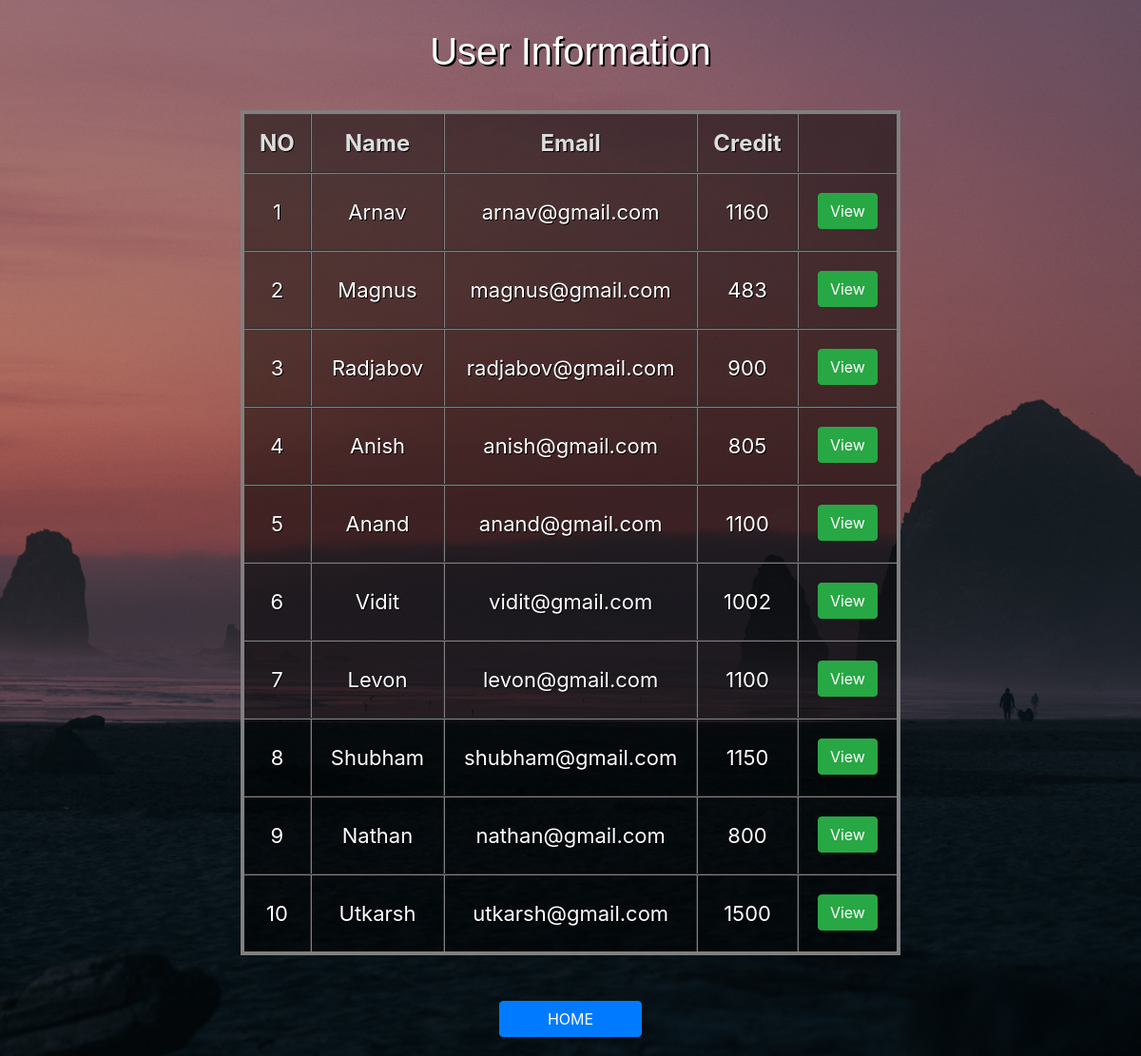
The app's page /getdetail.php with its own data.
### tables this page shows
CREATE TABLE `users` (
  `sno` int(4) NOT NULL,
  `name` varchar(100) NOT NULL,
  `email` varchar(22) NOT NULL,
  `amount` int(100) NOT NULL
);

### getdetail.php (the view, shortened to what this page needs)
<?php
$con=mysqli_connect('localhost','root','','banking_system');
$q="select * from users ";
$result=mysqli_query($con,$q);
?>
<html>
<head>
  <link rel="stylesheet" href="https://cdn.jsdelivr.net/npm/bootstrap@4.5.3/dist/css/bootstrap.min.css">
</head>
<body>
<div class="container">
    <div class="overlay">
	<h1 style="color:#fff;text-shadow: 2px 2px black;">User Information</h1>
    <table class="flat-table-1">
		<thead>
			<th>NO</th>
			<th>Name</th>
			<th>Email</th>
			<th>Credit</th>
			<th></th>
		</thead>
		<tbody>
		<tr>
			<?php
				$row=mysqli_fetch_array($result);
			?>
			<td> 1</td>
			<td><?php echo  $row["name"]; ?></td>
			<td><?php echo  $row["email"]; ?></td>
			<td><?php echo  $row["amount"]; ?></td>
			<td>
				<form action="user.php" method="post"  class="view">
					<button class="btn btn-success" type="submit" name="name" value="Arnav">View</button>
				</form>
			</td>
		</tr>
		<tr>
			<?php
				$row=mysqli_fetch_array($result);
			?>
			<td> 2</td>
			<td><?php echo  $row["name"]; ?></td>
			<td><?php echo  $row["email"]; ?></td>
			<td><?php echo  $row["amount"]; ?></td>
			<td>
				<form action="user.php" method="post" class="view">
					<button class="btn btn-success" type="submit" name="name" value="Magnus">View</button>
				</form>
			</td>
		</tr>
        <tr>
			<?php
				$row=mysqli_fetch_array($result);
			?>
			<td> 3</td>
			<td><?php echo  $row["name"]; ?></td>
			<td><?php echo  $row["email"]; ?></td>
			<td><?php echo  $row["amount"]; ?></td>
			<td>
				<form action="user.php" method="post" class="view">
					<button class="btn btn-success" type="submit" name="name" value="Radjabov">View</button>
				</form>
			</td>
		</tr>
        <tr>
			<?php
				$row=mysqli_fetch_array($result);
			?>
			<td> 4</td>
			<td><?php echo  $row["name"]; ?></td>
			<td><?php echo  $row["email"]; ?></td>
			<td><?php echo  $row["amount"]; ?></td>
			<td>
				<form action="user.php" method="post" class="view">
					<button class="btn btn-success" type="submit" name="name" value="Anish">View</button>
				</form>
			</td>
        </tr>
        <tr>
			<?php
				$row=mysqli_fetch_array($result);
			?>
			<td> 5</td>
			<td><?php echo  $row["name"]; ?></td>
			<td><?php echo  $row["email"]; ?></td>
			<td><?php echo  $row["amount"]; ?></td>
			<td>
				<form action="user.php" method="post" class="view">
					<button class="btn btn-success" type="submit" name="name" value="Anand">View</button>
				</form>
			</td>
		</tr>
        <tr>
			<?php
				$row=mysqli_fetch_array($result);
			?>
			<td> 6</td>
			<td><?php echo  $row["name"]; ?></td>
			<td><?php echo  $row["email"]; ?></td>
			<td><?php echo  $row["amount"]; ?></td>
			<td>
				<form action="user.php" method="post" class="view">
					<button class="btn btn-success" type="submit" name="name" value="Vidit">View</button>
				</form>
			</td>
        </tr>
        <tr>
			<?php
				$row=mysqli_fetch_array($result);
			?>
			<td> 7</td>
			<td><?php echo  $row["name"]; ?></td>
			<td><?php echo  $row["email"]; ?></td>
			<td><?php echo  $row["amount"]; ?></td>
			<td>
				<form action="user.php" method="post" class="view">
					<button class="btn btn-success"type="submit" name="name" value="Levon">View</button>
				</form>
			</td>
		</tr>
        <tr>
			<?php
				$row=mysqli_fetch_array($result);
			?>
			<td> 8</td>
			<td><?php echo  $row["name"]; ?></td>
			<td><?php echo  $row["email"]; ?></td>
			<td><?php echo  $row["amount"]; ?></td>
			<td>
				<form action="user.php" method="post" class="view">
					<button class="btn btn-success"type="submit" name="name" value="Shubham">View</button>
				</form>
			</td>
		</tr>
        <tr>
			<?php
				$row=mysqli_fetch_array($result);
			?>
			<td> 9</td>
			<td><?php echo  $row["name"]; ?></td>
			<td><?php echo  $row["email"]; ?></td>
			<td><?php echo  $row["amount"]; ?></td>
			<td>
				<form action="user.php" method="post" class="view">
					<button class="btn btn-success"type="submit" name="name" value="Nathan">View</button>
				</form>
			</td>
        </tr>
        <tr>
			<?php
				$row=mysqli_fetch_array($result);
			?>
			<td> 10</td>
			<td><?php echo  $row["name"]; ?></td>
			<td><?php echo  $row["email"]; ?></td>
			<td><?php echo  $row["amount"]; ?></td>
			<td>
				<form action="user.php" method="post" class="view">
					<button class="btn btn-success"type="submit" name="name" value="Utkarsh">View</button>
				</form>
			</td>
		</tr>
		</tbody>
	</table><br><br>
   <div class="buttons">
	   <a href="index.php">
       <button class="btn btn-primary" style="width:150px; margin-bottom:20px;">HOME</button>
	  </a>
    </div>
   </div>
</div>
</body>
</html>

### getdetail.php (style rules this page uses)
body { text-align:center; }
h1 { font-family: Arial, Times, serif; padding:30px; }
table { text-align:center; margin-left: auto; margin-right: auto; border:4px solid gray; border-collapse:collapse; background-color: rgba(0, 0, 0, 0.5); }
th { color:#ddd; font-size:24px; padding:16px; }
td { text-align:center; font-size:22px; color: #fff; padding: 0px 20px 0px 20px; }
tr { transition: background 0.3s, box-shadow 0.3s; }
th,td { border-collapse:collapse; border:2px groove gray; text-shadow: 1px 1px black; }
.view { top:50%; padding-top:20px; text-align:center; }
body { background-image:url("images/view-background.jpg"); background-position: center; background-repeat: no-repeat; background-size: cover; }

### records on screen
users: name "Arnav", email "arnav@gmail.com", amount "1160"
users: name "Magnus", email "magnus@gmail.com", amount "483"
users: name "Radjabov", email "radjabov@gmail.com", amount "900"
users: name "Anish", email "anish@gmail.com", amount "805"
users: name "Anand", email "anand@gmail.com", amount "1100"
users: name "Vidit", email "vidit@gmail.com", amount "1002"
users: name "Levon", email "levon@gmail.com", amount "1100"
users: name "Shubham", email "shubham@gmail.com", amount "1150"
users: name "Nathan", email "nathan@gmail.com", amount "800"
users: name "Utkarsh", email "utkarsh@gmail.com", amount "1500"
